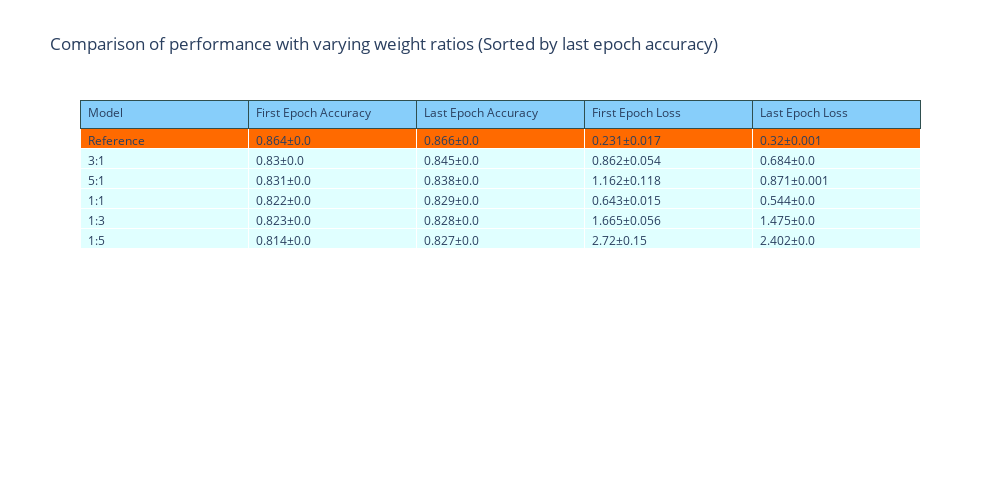

Write notebook code for a chart like this one.
### Code cell
fig = go.Figure(data=[go.Table(
    header=dict(values=['Model', 'First Epoch Accuracy','Last Epoch Accuracy',  'First Epoch Loss', 'Last Epoch Loss'],
                align='left',
                line_color='darkslategray',
                fill_color='lightskyblue'),
    cells=dict(values=[df["Model"], df["First Epoch Accuracy"], df["Last Epoch Accuracy"], df["First Epoch Loss"], df["Last Epoch Loss"]],
               align='left',
               line_color='white',
               fill_color=[colors_1]
              
              ))
])

fig.update_layout(
    height=500,
    width=1000,
    title="Comparison of performance with varying weight ratios (Sorted by last epoch accuracy)"
)

fig.show()

### Figure 1 — Plotly figure (JSON) as saved in the notebook; plotly's stock layout.template omitted (floating-point values rounded to 4 significant figures)
{"data": [{"cells": {"align": "left", "fill": {"color": [["#FF6A00", "lightcyan", "lightcyan", "lightcyan", "lightcyan", "lightcyan"]]}, "line": {"color": "white"}, "values": [["Reference", "3:1", "5:1", "1:1", "1:3", "1:5"], ["0.864±0.0", "0.83±0.0", "0.831±0.0", "0.822±0.0", "0.823±0.0", "0.814±0.0"], ["0.866±0.0", "0.845±0.0", "0.838±0.0", "0.829±0.0", "0.828±0.0", "0.827±0.0"], ["0.231±0.017", "0.862±0.054", "1.162±0.118", "0.643±0.015", "1.665±0.056", "2.72±0.15"], ["0.32±0.001", "0.684±0.0", "0.871±0.001", "0.544±0.0", "1.475±0.0", "2.402±0.0"]]}, "header": {"align": "left", "fill": {"color": "lightskyblue"}, "line": {"color": "darkslategray"}, "values": ["Model", "First Epoch Accuracy", "Last Epoch Accuracy", "First Epoch Loss", "Last Epoch Loss"]}, "type": "table"}], "layout": {"height": 500, "title": {"text": "Comparison of performance with varying weight ratios (Sorted by last epoch accuracy)"}, "width": 1000}}
